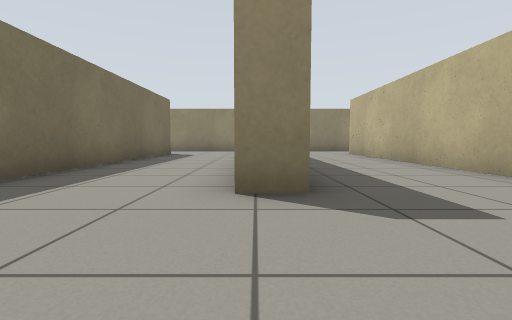
View 1 (above)

17 first-person views from a walk through a Gazebo world. The camera is 0.5 m above the floor, tilts 4° down and sees 85° across. The floor is counted in squares, 1 m on a side. Each view is taken from the middle of a square. On the plan, view 1 faces up. The plan holds only what a view shows up to about 9 squares ahead; the rest is blank.

View 2
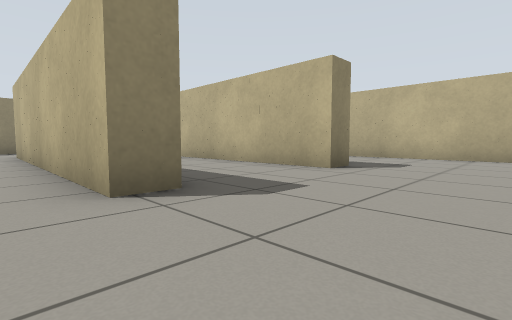

View 3
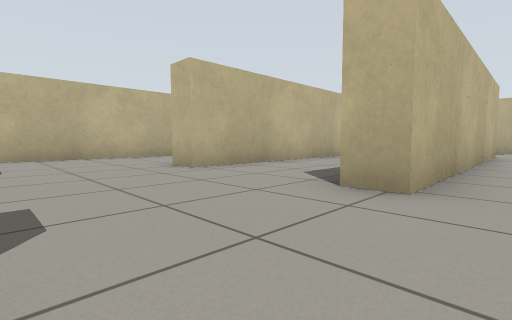

View 4
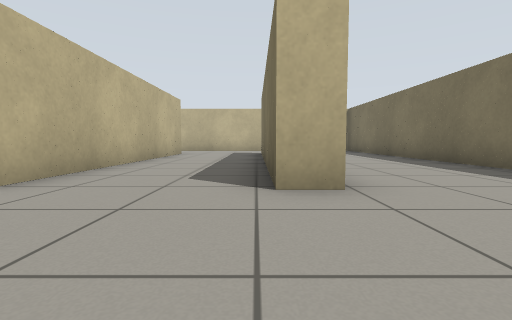

View 5
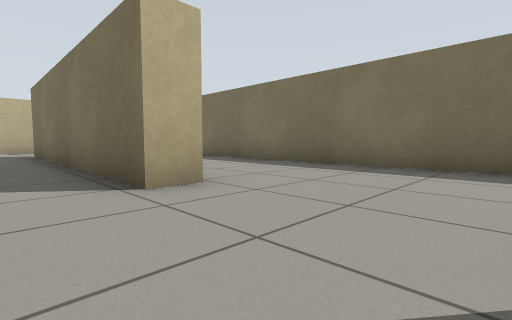

View 6
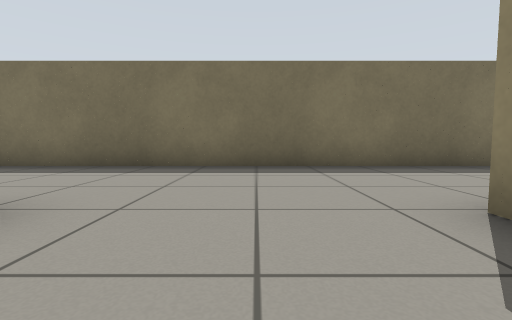

View 7
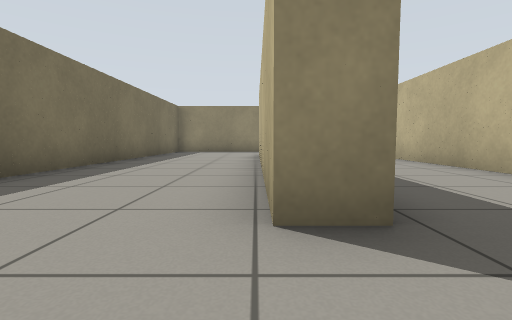

View 8
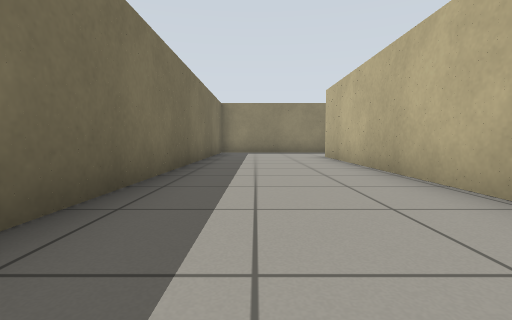

View 9
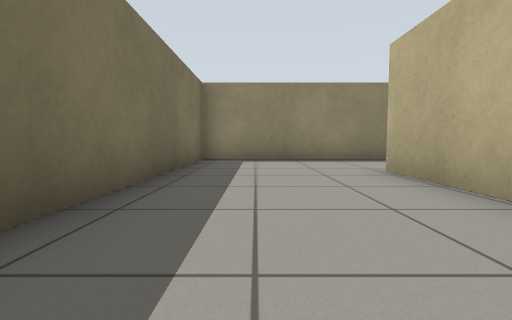

View 10
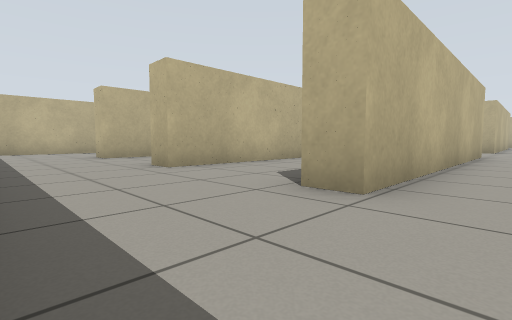

View 11
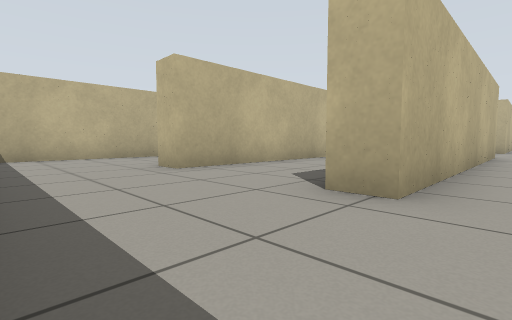

View 12
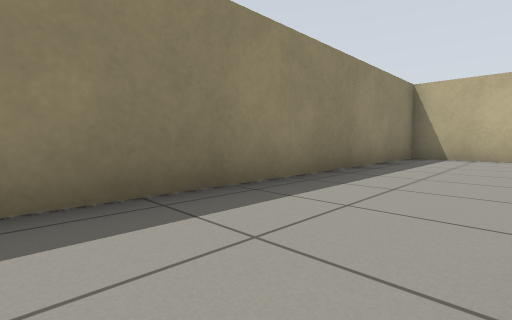

View 13
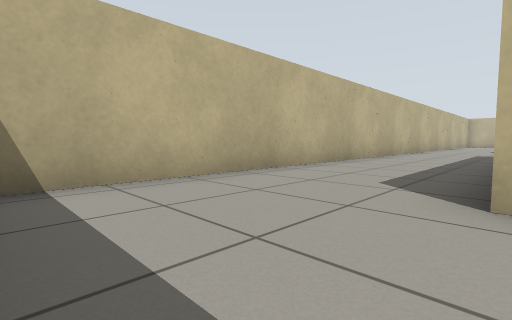

View 14
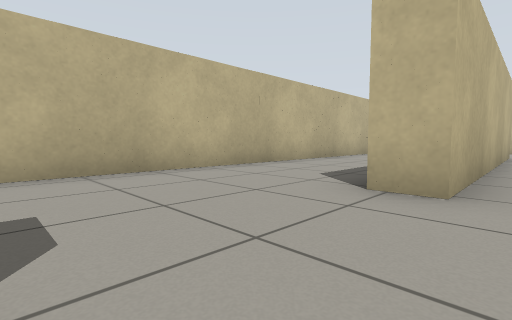

View 15
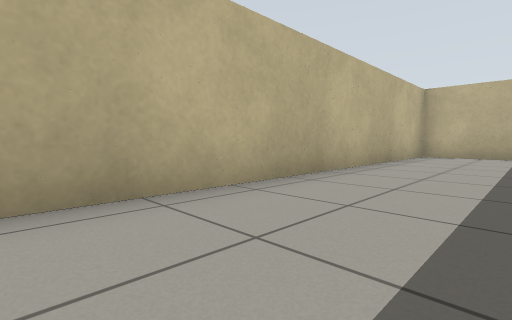

View 16
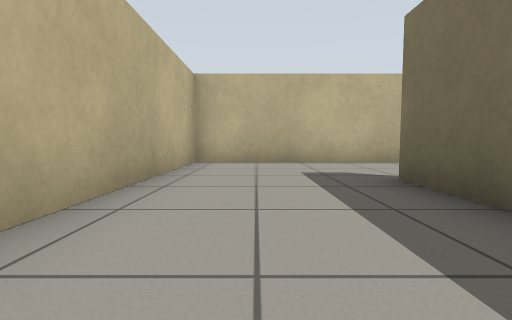

View 17
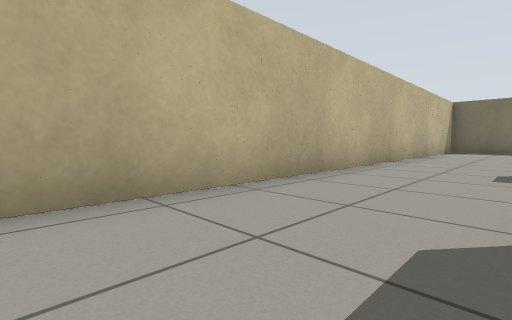

### Floor plan
Points are (right, up) in squares from view 1. A wall is a line through its corners. A room is listed if a view was taken in it or the views show most of it. See-through windows are left out.
Room 1 (views 1, 2, 3, 4, 5, 6, 7, 8, 9, 10, 11, 12, 13, 14, 15, 16, 17)
walls: (0.6, 2.6) (-0.2, 2.6) (-0.2, 10.5) (0.5, 10.5); (-3.1, 2.6) (-3.9, 2.6) (-3.9, 10.5) (-3.1, 10.5); (-4, -0.8) (-3.2, -0.8) (-3.2, -8.5); (4.2, 2.6) (3.5, 2.6) (3.5, 10.5) (4.2, 10.5); (-3.2, 9.1) (-3.2, 3.4); (4.2, -6.9) (4.2, -8.5); (-0.2, -8.5) (-0.2, -0.8) (0.5, -0.8); (3.5, -8.5) (3.5, -0.8) (4.2, -0.8); (-2.5, 13.4) (-7.4, 13.4) (-7.4, -7.1); (-4.5, -11.4) (7.4, -11.4) (7.4, 13.4) (-1, 13.4)

Where each view was taken, in squares from view 1:
view 1: 0 up, 0 right, facing up
view 2: 0 up, 1 left, facing up-right
view 3: 2 up, 1 left, facing down-right
view 4: 2 up, 3 left, facing down
view 5: 2 up, 2 left, facing down-left
view 6: 1 up, 2 left, facing left
view 7: 1 up, 4 left, facing up
view 8: 2 up, 6 left, facing up
view 9: 6 up, 6 left, facing up
view 10: 13 up, 5 left, facing down-right
view 11: 13 up, 1 left, facing down-right
view 12: 11 up, 1 left, facing up-right
view 13: 13 up, 4 right, facing down-right
view 14: 2 up, 3 right, facing down-right
view 15: 2 down, 5 right, facing down-right
view 16: 5 down, 6 right, facing down
view 17: 9 down, 6 right, facing down-left
